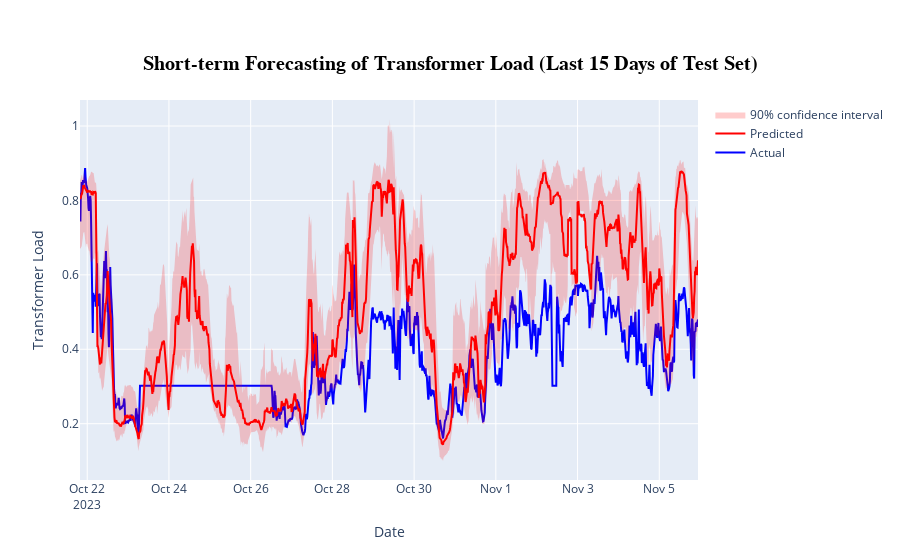

Here is the notebook cell this chart was saved with:
### Markdown cell above
The model performs well on the first part of the test data as the predictions follow the same pattern as the actual values. The confidence interval is generally narrow, which means that the model is confident in its predictions, but also covers whenever the median model is wrong.

### Code cell
plot_predictions_with_confidence_interval(
    test[-days_15:-1], 
    test_preds_lower[-days_15:-1],
    test_preds[-days_15:-1], 
    test_preds_upper[-days_15:-1], 
    "Short-term Forecasting of Transformer Load (Last 15 Days of Test Set)"
)

### Figure 1 — Plotly figure (JSON) as saved in the notebook; plotly's stock layout.template omitted (floating-point values rounded to 4 significant figures; data arrays with more than 128 entries replaced by an {"elided": "..."} marker saying what was removed)
{"data": [{"line": {"color": "blue"}, "mode": "lines", "name": "Actual", "type": "scatter", "x": {"elided": "1439 str values"}, "y": {"elided": "1439 float values"}}, {"line": {"color": "red"}, "mode": "lines", "name": "Predicted", "type": "scatter", "x": {"elided": "1439 str values"}, "y": {"elided": "1439 float values"}}, {"line": {"width": 0}, "mode": "lines", "showlegend": false, "type": "scatter", "x": {"elided": "1439 str values"}, "y": {"elided": "1439 float values"}}, {"fill": "tonexty", "fillcolor": "rgba(255, 0, 0, 0.2)", "line": {"width": 0}, "mode": "lines", "name": "90% confidence interval", "type": "scatter", "x": {"elided": "1439 str values"}, "y": {"elided": "1439 float values"}}], "layout": {"hovermode": "x unified", "title": {"font": {"color": "black", "family": "Arial, sans-serif", "size": 20}, "text": "<b>Short-term Forecasting of Transformer Load (Last 15 Days of Test Set)<b>", "x": 0.5, "xanchor": "center", "y": 0.9, "yanchor": "top"}, "xaxis": {"title": {"text": "Date"}}, "yaxis": {"title": {"text": "Transformer Load"}}}}
